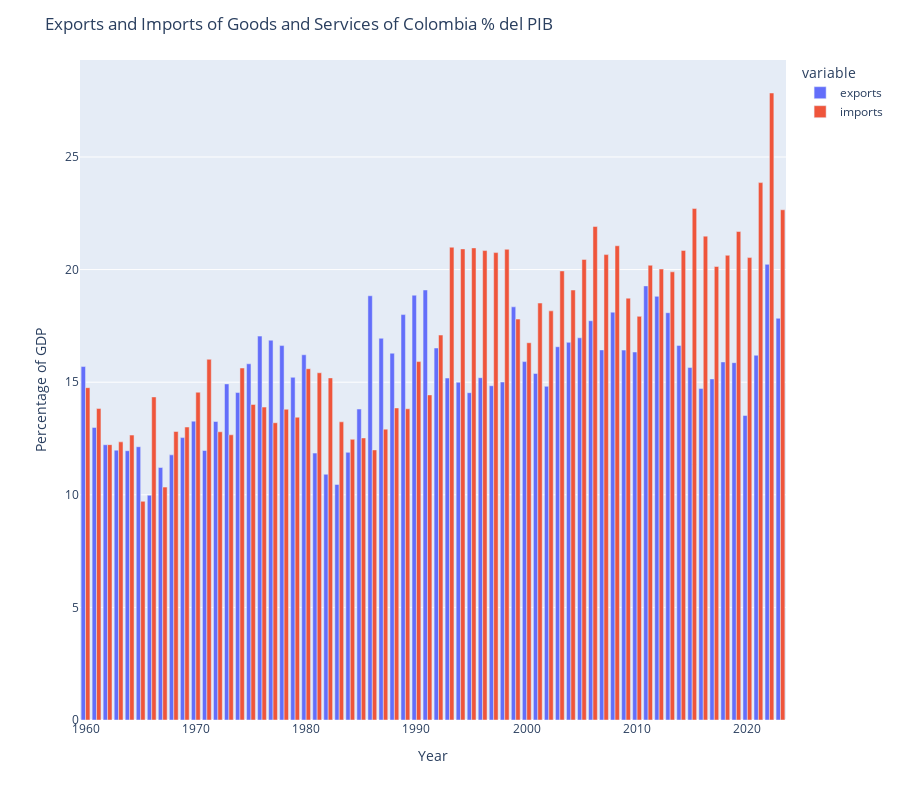

Notebook cell for this chart:
### Markdown cell above
## Exports goods and services of Colombia as percentage od GDP (PIB)

### Code cell
fig = px.bar(df_data,
             x='year',
             y=['exports', 'imports'],
             barmode='group',
             )

fig.update_layout(title='Exports and Imports of Goods and Services of Colombia % del PIB',
                 xaxis_title='Year',
                 yaxis_title='Percentage of GDP',
                 height=height)

if kaggle:
    fig.show(renderer='iframe_connected')
else:
    fig.show()

### Figure 1 — Plotly figure (JSON) as saved in the notebook; plotly's stock layout.template omitted (floating-point values rounded to 4 significant figures)
{"data": [{"alignmentgroup": "True", "hovertemplate": "variable=exports<br>year=%{x}<br>value=%{y}<extra></extra>", "legendgroup": "exports", "marker": {"color": "#636efa", "pattern": {"shape": ""}}, "name": "exports", "offsetgroup": "exports", "orientation": "v", "showlegend": true, "textposition": "auto", "type": "bar", "x": [1960, 1961, 1962, 1963, 1964, 1965, 1966, 1967, 1968, 1969, 1970, 1971, 1972, 1973, 1974, 1975, 1976, 1977, 1978, 1979, 1980, 1981, 1982, 1983, 1984, 1985, 1986, 1987, 1988, 1989, 1990, 1991, 1992, 1993, 1994, 1995, 1996, 1997, 1998, 1999, 2000, 2001, 2002, 2003, 2004, 2005, 2006, 2007, 2008, 2009, 2010, 2011, 2012, 2013, 2014, 2015, 2016, 2017, 2018, 2019, 2020, 2021, 2022, 2023], "xaxis": "x", "y": [15.69, 12.99, 12.22, 11.98, 11.96, 12.13, 9.982, 11.21, 11.77, 12.54, 13.27, 11.97, 13.25, 14.92, 14.54, 15.82, 17.05, 16.87, 16.63, 15.22, 16.22, 11.85, 10.91, 10.46, 11.88, 13.81, 18.84, 16.95, 16.29, 18.0, 18.86, 19.09, 16.52, 15.18, 15.0, 14.53, 15.2, 14.84, 15.01, 18.35, 15.92, 15.39, 14.82, 16.58, 16.77, 16.97, 17.73, 16.43, 18.11, 16.42, 16.34, 19.28, 18.81, 18.09, 16.63, 15.65, 14.72, 15.15, 15.9, 15.87, 13.52, 16.2, 20.23, 17.84], "yaxis": "y"}, {"alignmentgroup": "True", "hovertemplate": "variable=imports<br>year=%{x}<br>value=%{y}<extra></extra>", "legendgroup": "imports", "marker": {"color": "#EF553B", "pattern": {"shape": ""}}, "name": "imports", "offsetgroup": "imports", "orientation": "v", "showlegend": true, "textposition": "auto", "type": "bar", "x": [1960, 1961, 1962, 1963, 1964, 1965, 1966, 1967, 1968, 1969, 1970, 1971, 1972, 1973, 1974, 1975, 1976, 1977, 1978, 1979, 1980, 1981, 1982, 1983, 1984, 1985, 1986, 1987, 1988, 1989, 1990, 1991, 1992, 1993, 1994, 1995, 1996, 1997, 1998, 1999, 2000, 2001, 2002, 2003, 2004, 2005, 2006, 2007, 2008, 2009, 2010, 2011, 2012, 2013, 2014, 2015, 2016, 2017, 2018, 2019, 2020, 2021, 2022, 2023], "xaxis": "x", "y": [14.76, 13.83, 12.23, 12.35, 12.65, 9.709, 14.35, 10.34, 12.81, 13.01, 14.55, 16.02, 12.8, 12.66, 15.63, 14.01, 13.9, 13.2, 13.8, 13.45, 15.6, 15.42, 15.19, 13.24, 12.46, 12.53, 11.99, 12.92, 13.86, 13.82, 15.92, 14.44, 17.09, 20.99, 20.92, 20.96, 20.84, 20.76, 20.9, 17.8, 16.75, 18.51, 18.17, 19.94, 19.09, 20.45, 21.91, 20.67, 21.06, 18.73, 17.92, 20.19, 20.02, 19.9, 20.85, 22.71, 21.49, 20.14, 20.64, 21.69, 20.53, 23.86, 27.84, 22.66], "yaxis": "y"}], "layout": {"barmode": "group", "height": 800, "legend": {"title": {"text": "variable"}, "tracegroupgap": 0}, "margin": {"t": 60}, "title": {"text": "Exports and Imports of Goods and Services of Colombia % del PIB"}, "xaxis": {"anchor": "y", "domain": [0, 1], "title": {"text": "Year"}}, "yaxis": {"anchor": "x", "domain": [0, 1], "title": {"text": "Percentage of GDP"}}}}
